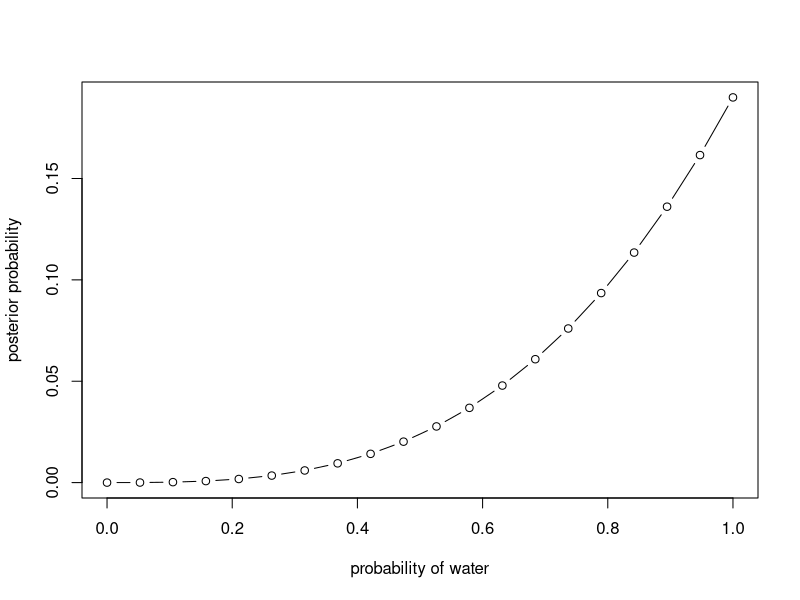
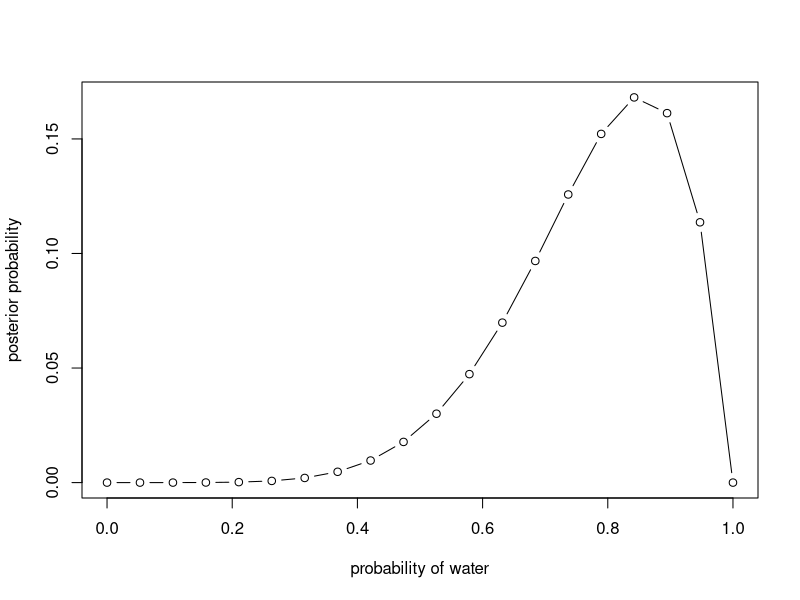
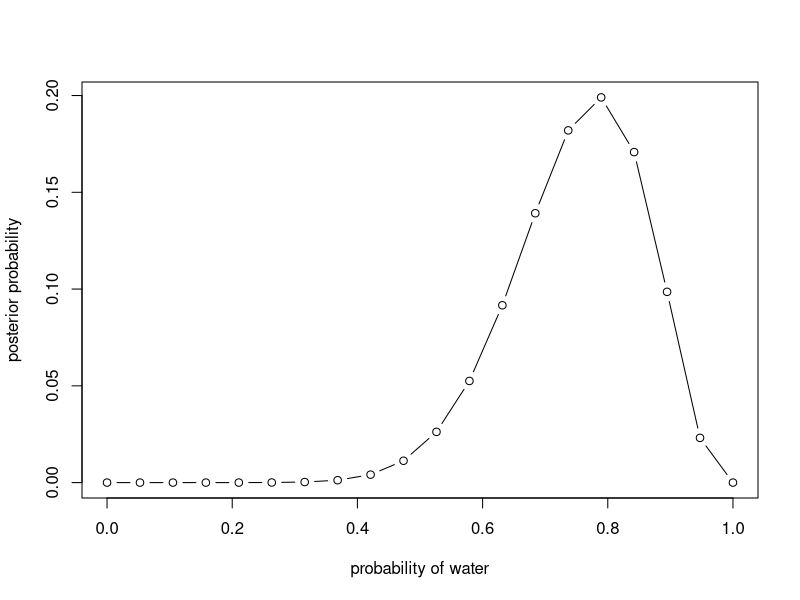
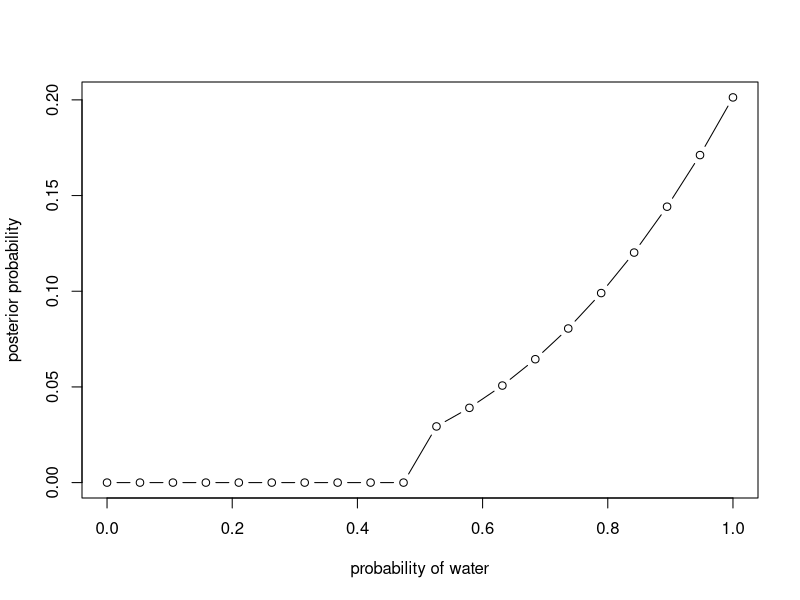
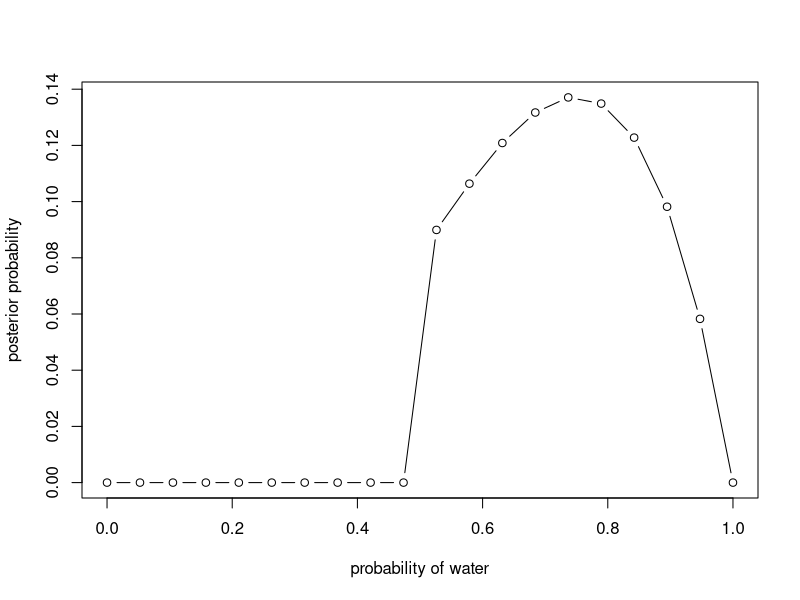
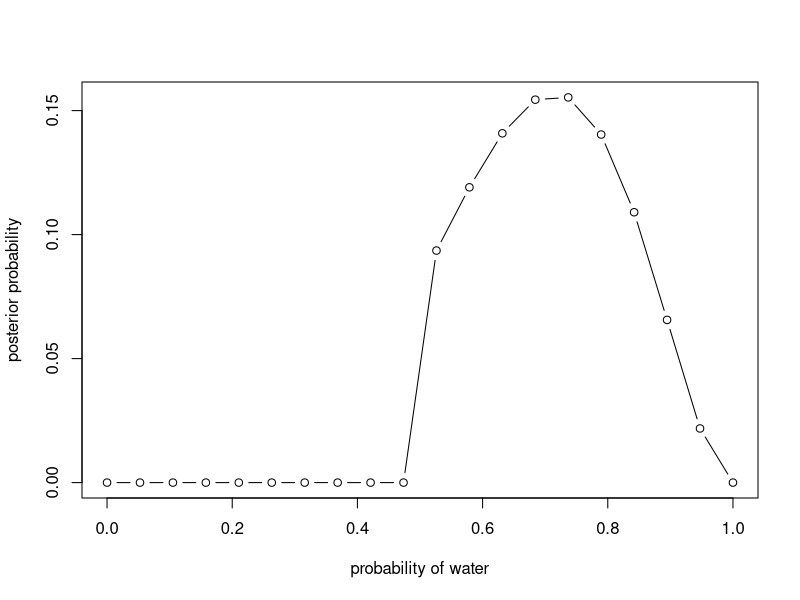

These figures' R source, in order:
# 2M1: Grid approximation

# (1) WWW

# define grid of 20
# length.out describes how precise/granular your distribution is going to be
p_grid <- seq(from=0, to=1, length.out=20)

# define prior
prior <- rep(1,20)

# compute likelihood at each value in grid
likelihood <- dbinom(3, size=3, prob=p_grid)

# compute product of likelihood and prior
unstd.posterior <- likelihood * prior

# standardize the posterior, so it sums to 1
posterior <- unstd.posterior / sum(unstd.posterior)

# Display posterior distribution
plot(p_grid, posterior, type="b",
     xlab="probability of water", ylab="posterior probability")

# (2) WWWL

# define grid of 20
# use posterior as new prior
p_grid2 <- seq(from=0, to=1, length.out=20)

# define prior
prior2 <- posterior

# compute likelihood at each value in grid
likelihood2 <- dbinom(3, size=4, prob=p_grid2)

# compute product of likelihood and prior
unstd.posterior2 <- likelihood2 * prior2

# standardize the posterior, so it sums to 1
posterior2 <- unstd.posterior2 / sum(unstd.posterior2)

# Display posterior distribution
plot(p_grid2, posterior2, type="b",
     xlab="probability of water", ylab="posterior probability")

# (3) LWWLWWW

# define grid of 20
# use posterior2 as new prior
p_grid3 <- seq(from=0, to=1, length.out=20)

# define prior
prior3 <- posterior2

# compute likelihood at each value in grid
likelihood3 <- dbinom(5, size=7, prob=p_grid3)

# compute product of likelihood and prior
unstd.posterior3 <- likelihood3 * prior3

# standardize the posterior, so it sums to 1
posterior3 <- unstd.posterior3 / sum(unstd.posterior3)

# Display posterior distribution
plot(p_grid3, posterior3, type="b",
     xlab="probability of water", ylab="posterior probability")

# 2M2
# Adjust your prior to account for the fact that you know the earth is at least 50% water (p<0.5 = 0, p>0.5 =1)

# (1) WWW

# define grid
p_grid <- seq(from=0, to=1, length.out=20)

# define prior
prior <- ifelse(p_grid<0.5,0,1)

# compute likelihood at each value in grid
likelihood <- dbinom(3, size=3, prob=p_grid)

# compute product of likelihood and prior
unstd.posterior <- likelihood * prior

# standardize the posterior, so it sums to 1
posterior <- unstd.posterior / sum(unstd.posterior)

# Display posterior distribution
plot(p_grid, posterior, type="b",
     xlab="probability of water", ylab="posterior probability")

# (2) WWWL

# define grid
p_grid <- seq(from=0, to=1, length.out=20)

# define prior
prior <- ifelse(p_grid<0.5,0,1)

# compute likelihood at each value in grid
likelihood <- dbinom(3, size=4, prob=p_grid)

# compute product of likelihood and prior
unstd.posterior <- likelihood * prior

# standardize the posterior, so it sums to 1
posterior <- unstd.posterior / sum(unstd.posterior)

# Display posterior distribution
plot(p_grid, posterior, type="b",
     xlab="probability of water", ylab="posterior probability")

# (3) LWWLWWW

# define grid
p_grid <- seq(from=0, to=1, length.out=20)

# define prior
prior <- ifelse(p_grid<0.5,0,1)

# compute likelihood at each value in grid
likelihood <- dbinom(5, size=7, prob=p_grid)

# compute product of likelihood and prior
unstd.posterior <- likelihood * prior

# standardize the posterior, so it sums to 1
posterior <- unstd.posterior / sum(unstd.posterior)

# Display posterior distribution
plot(p_grid, posterior, type="b",
     xlab="probability of water", ylab="posterior probability")

# 2M3
# Earth is 70% water, Mars is 100% land
# Toss one (you don't know which) and get a land
# What is the posterior probability that the tossed globe is Earth? 
# Pr(Earth|land)

# Bayes theorem
# Pr(p|w) = (Pr(w|p)Pr(p))/Pr(w)
# Applied to this problem:
# Pr(Earth|land) = (Pr(land|Earth)Pr(Earth))/Pr(land)
# Solve for Pr(Earth|land)

# Pr(land|Earth) = 0.3
# Pr(land|Mars) = 1
# Pr(Earth) = 0.5

# Pr(land) = Pr(land|Earth)P(Earth) + P(land|Mars)P(Mars)
# Pr(land) = 
0.3 * 0.5 + 1 * 0.5 # = 0.65

# Pr(Earth|land) =
(0.3 * 0.5)/0.65 # = 0.23

#2M4
